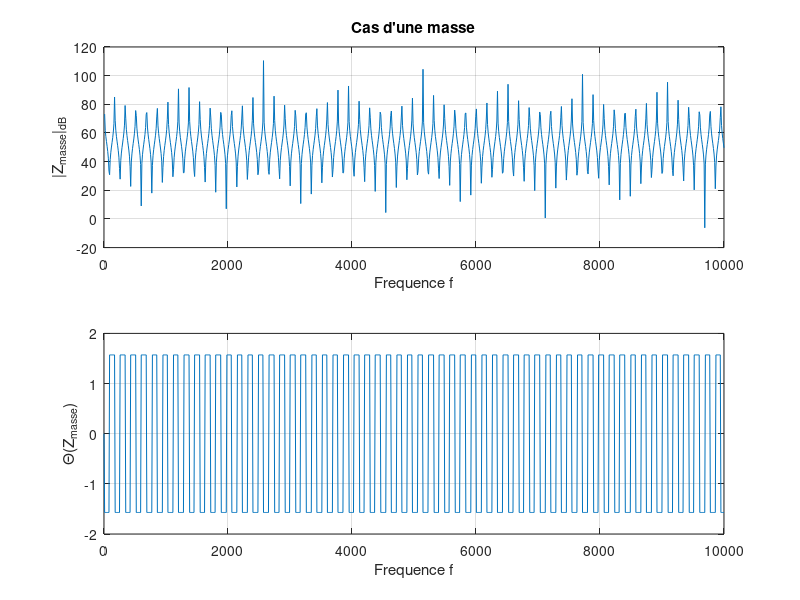
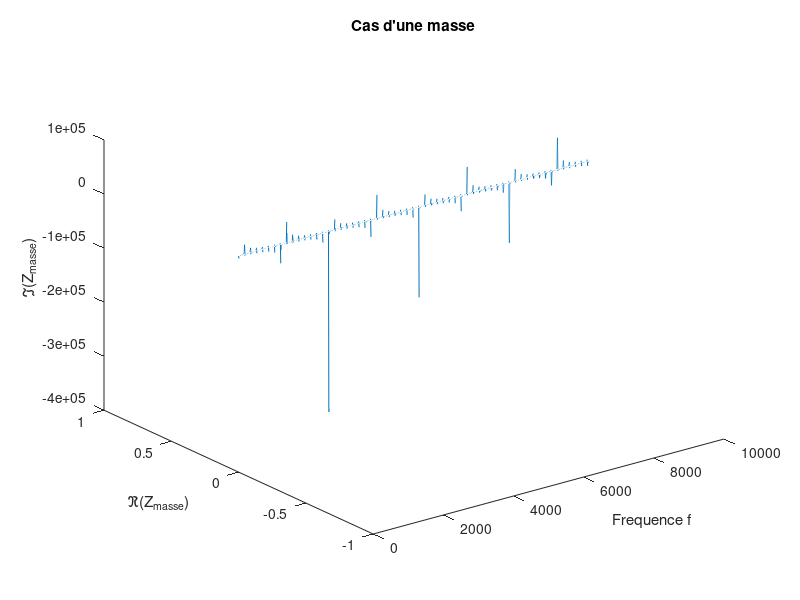
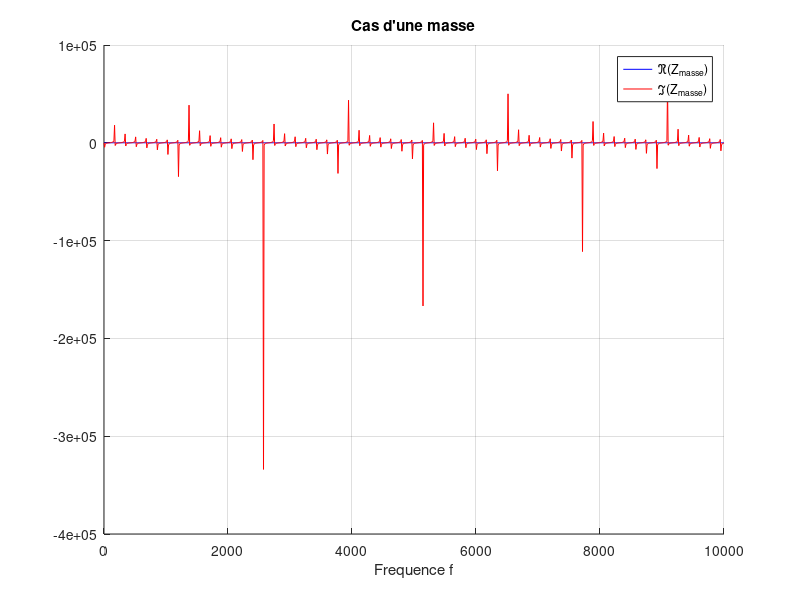
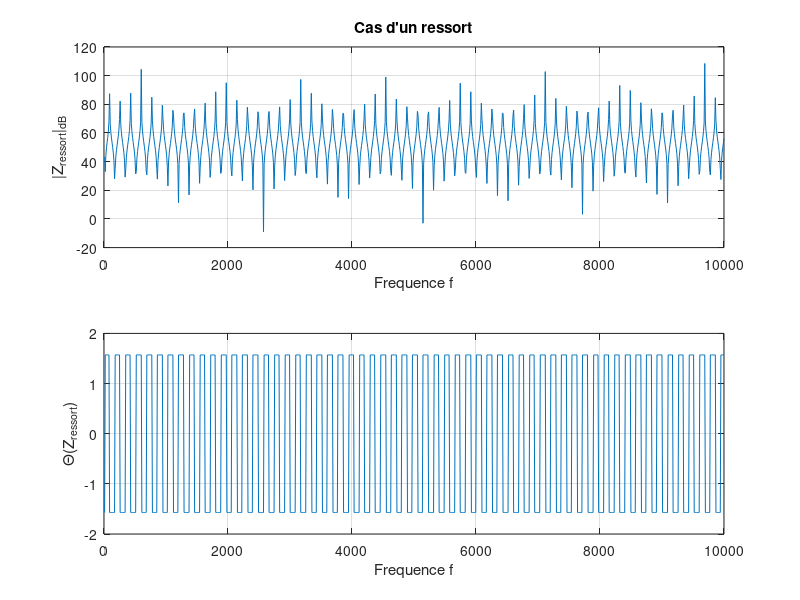

Recreate these plots in MATLAB, in order.
%
% simul1.m
%
% Copyright (C) 2014 Mathieu Gaborit (matael) <mathieu@matael.org>
%
%
% Distributed under WTFPL terms
%
%            DO WHAT THE FUCK YOU WANT TO PUBLIC LICENSE
%                    Version 2, December 2004
%
% Copyright (C) 2004 Sam Hocevar <sam@hocevar.net>
%
% Everyone is permitted to copy and distribute verbatim or modified
% copies of this license document, and changing it is allowed as long
% as the name is changed.
%
%            DO WHAT THE FUCK YOU WANT TO PUBLIC LICENSE
%   TERMS AND CONDITIONS FOR COPYING, DISTRIBUTION AND MODIFICATION
%
%  0. You just DO WHAT THE FUCK YOU WANT TO.
%

clear all;
close all;

% célérité du son / masse volumique de l'air
rho0 = 1.293;
c0 = 343;

Zc = rho0*c0;

% section du tube
S = 1;
% longueur de l'élément considéré
l = 1;

% fréquences
f = linspace(0,1e4,1000);
% pulsation
w = 2*pi*f;
% nombre d'onde
k = w/c0;

%%%%%%%%%%%%%%%%%%%%%%%%%%%%%%%%%%%%%%%%%%%%%%%%%%%%
% impédance masse
%%%%%%%%%%%%%%%%%%%%%%%%%%%%%%%%%%%%%%%%%%%%%%%%%%%%
Li = rho0/S*w;

Z_masse = j*(Li.*w+Zc*tan(k*l))./(1-Li.*w/Zc.*tan(k*l));

% module/phase
figure(1);
subplot(211);
plot(f,20*log10(abs(Z_masse)));
xlabel('Frequence f');
ylabel('|Z_{masse}|_{dB}');
grid on;

title("Cas d'une masse");

subplot(212);
plot(f,arg(Z_masse));
xlabel('Frequence f');
ylabel('\Theta(Z_{masse})');
grid on;

% Nyquist
figure(2);
plot3(f,real(Z_masse),imag(Z_masse));
xlabel('Frequence f');
ylabel('\Re(Z_{masse})');
zlabel('\Im(Z_{masse})');
title("Cas d'une masse");

% Im/Re
figure(3);
hold on;
plot(f,real(Z_masse),'b');
plot(f,imag(Z_masse),'r');
grid on;
xlabel('Frequence f');
legend('\Re(Z_{masse})', '\Im(Z_{masse})');
title("Cas d'une masse");


%%%%%%%%%%%%%%%%%%%%%%%%%%%%%%%%%%%%%%%%%%%%%%%%%%%%
% impédance ressort
%%%%%%%%%%%%%%%%%%%%%%%%%%%%%%%%%%%%%%%%%%%%%%%%%%%%
V = 10;
Ci = V/(rho0*c0^2);

Z_ressort = j*(Zc*tan(k*l) - 1./(Ci*w))./(1+tan(k*l)./(Ci*w*Zc));

% module/phase
figure(4);
subplot(211);
plot(f,20*log10(abs(Z_ressort)));
xlabel('Frequence f');
ylabel('|Z_{ressort}|_{dB}');
grid on;

title("Cas d'un ressort");

subplot(212);
plot(f,arg(Z_ressort));
xlabel('Frequence f');
ylabel('\Theta(Z_{ressort})');
grid on;

% Nyquist
figure(5);
plot3(f,real(Z_ressort),imag(Z_ressort));
xlabel('Frequence f');
ylabel('\Re(Z_{ressort})');
zlabel('\Im(Z_{ressort})');
title("Cas d'un ressort");

% Im/Re
figure(6);
hold on;
plot(f,real(Z_ressort),'b');
plot(f,imag(Z_ressort),'r');
grid on;
xlabel('Frequence f');
legend('\Re(Z_{ressort})', '\Im(Z_{ressort})');
title("Cas d'un ressort");
